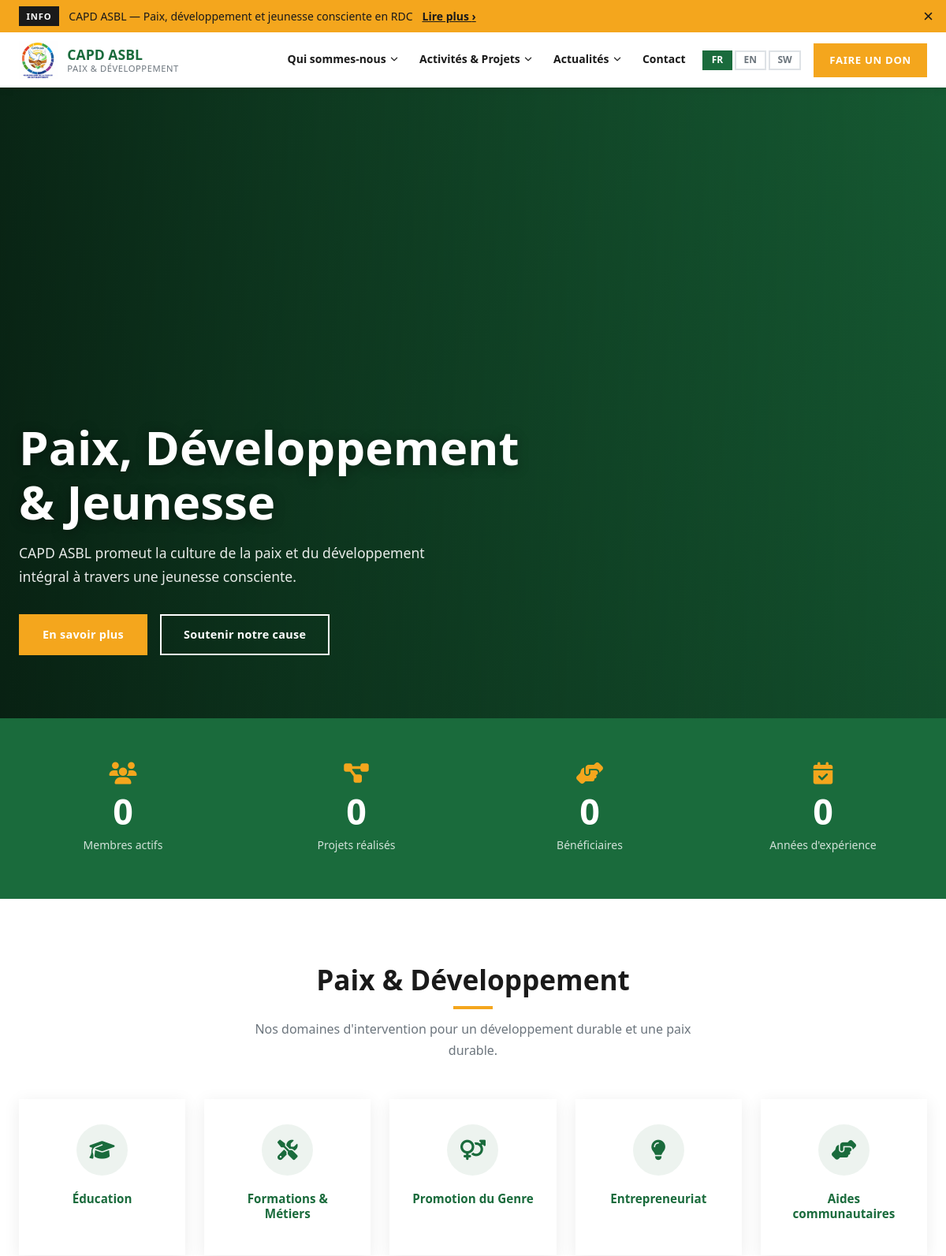
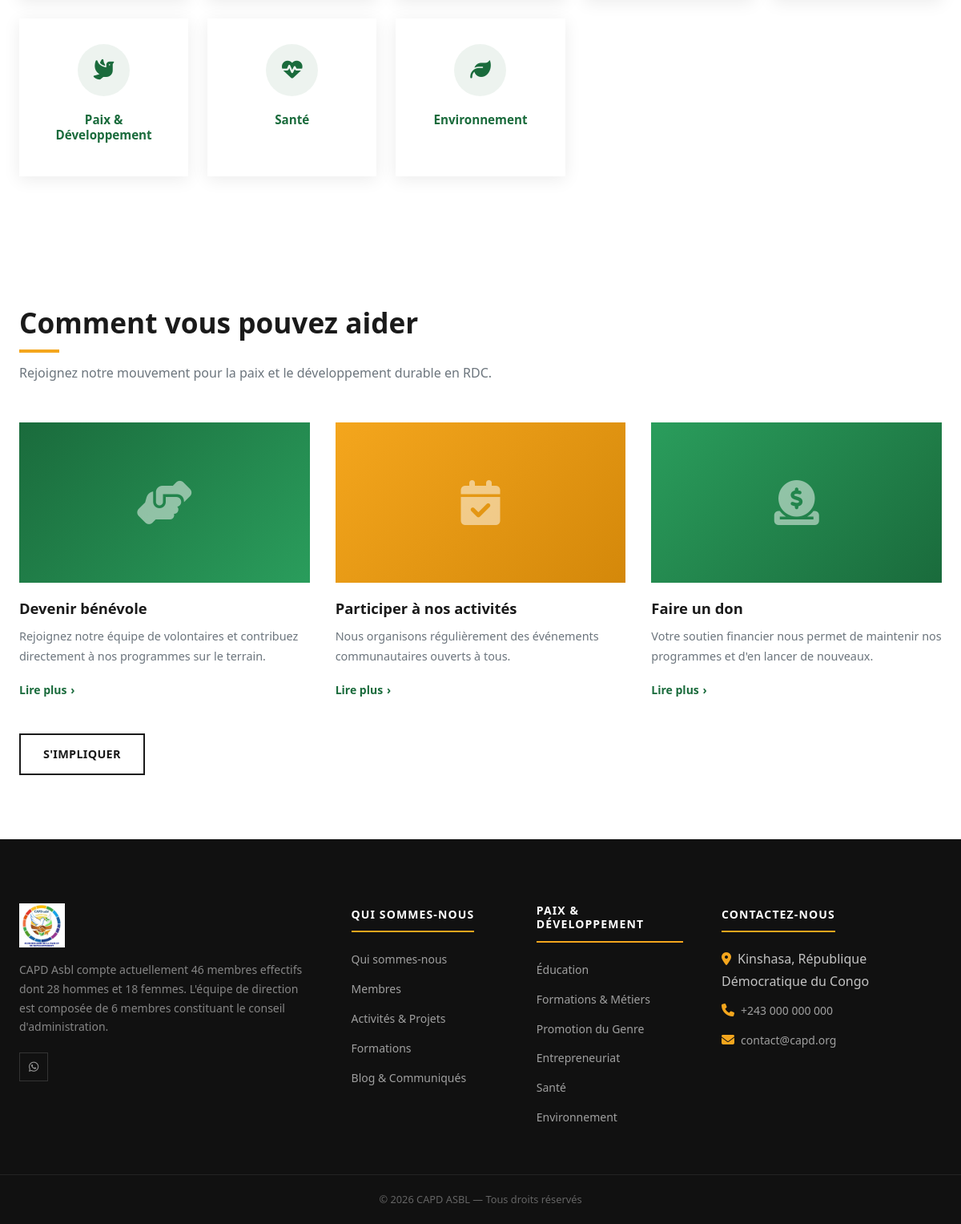
The page / on the database its author committed (2 pictures, top to bottom).
### tables this page shows
CREATE TABLE settings (
    id INT AUTO_INCREMENT PRIMARY KEY,
    setting_key VARCHAR(100) NOT NULL UNIQUE,
    setting_value TEXT,
    updated_at TIMESTAMP DEFAULT CURRENT_TIMESTAMP ON UPDATE CURRENT_TIMESTAMP
);

CREATE TABLE stats (
    id INT AUTO_INCREMENT PRIMARY KEY,
    label_fr VARCHAR(100),
    label_en VARCHAR(100),
    label_sw VARCHAR(100),
    value VARCHAR(50),
    icon VARCHAR(50),
    display_order INT DEFAULT 0
);

### helpers.php (called while the page is built, shortened)
<?php
function getLang(): string {
    return $_SESSION['lang'] ?? DEFAULT_LANG;
}
function t(string $key): string {
    static $strings = null;
    if ($strings === null) {
        $lang = getLang();
        $file = __DIR__ . "/lang/{$lang}.php";
        $strings = file_exists($file) ? require $file : require __DIR__ . '/lang/fr.php';
    }
    return $strings[$key] ?? $key;
}
function loc(array $row, string $field): string {
    $lang = getLang();
    return $row["{$field}_{$lang}"] ?? $row["{$field}_fr"] ?? '';
}
function e(string $str): string {
    return htmlspecialchars($str, ENT_QUOTES, 'UTF-8');
}
function activeClass(string $page): string {
    $current = basename($_SERVER['PHP_SELF'], '.php');
    return $current === $page ? 'active' : '';
}

### db.php (called while the page is built, shortened)
<?php
function db(): mysqli {
    static $conn = null;
    if ($conn === null) {
        $conn = new mysqli(DB_HOST, DB_USER, DB_PASS, DB_NAME);
        $conn->set_charset('utf8mb4');
    }
    return $conn;
}
function _buildTypes(array $params): string {
    $types = '';
    foreach ($params as $v) {
        if (is_int($v) || is_bool($v))   $types .= 'i';
        elseif (is_float($v))            $types .= 'd';
        else                             $types .= 's';
    }
    return $types;
}
function query(string $sql, $typesOrParams = '', array $params = []) {
    $db = db();
    if (is_array($typesOrParams)) {
        $params = $typesOrParams;
        $types  = _buildTypes($params);
    } else {
        $types = $typesOrParams;
    }
    if ($types !== '' && count($params) > 0) {
        $stmt = $db->prepare($sql);
        $stmt->bind_param($types, ...$params);
        if (!$stmt->execute()) {
            _dbError('Execute failed', $stmt->error);
        }
        $result = $stmt->get_result();
        return $result !== false ? $result : true;
    }
    $result = $db->query($sql);
    return $result;
}
function fetchAll(string $sql, $typesOrParams = '', array $params = []): array {
    $result = query($sql, $typesOrParams, $params);
    if ($result instanceof mysqli_result) {
        return $result->fetch_all(MYSQLI_ASSOC);
    }
    return [];
}
function fetchOne(string $sql, $typesOrParams = '', array $params = []): ?array {
    $result = query($sql, $typesOrParams, $params);
    if ($result instanceof mysqli_result) {
        return $result->fetch_assoc() ?: null;
    }
    return null;
}
function getSetting(string $key): string {
    $row = fetchOne("SELECT setting_value FROM settings WHERE setting_key = ?", [$key]);
    return $row['setting_value'] ?? '';
}

### index.php (the view, shortened to what this page needs)
<?php
require_once 'includes/header.php';
$slides   = fetchAll("SELECT * FROM hero_slides WHERE is_active=1 ORDER BY display_order ASC");
$stats    = fetchAll("SELECT * FROM stats ORDER BY display_order ASC");
$domains  = [
  ['icon'=>'fa-graduation-cap', 'key'=>'education'],
  ['icon'=>'fa-tools',          'key'=>'formations'],
  ['icon'=>'fa-venus-mars',     'key'=>'genre'],
  ['icon'=>'fa-lightbulb',      'key'=>'entrepreneuriat'],
  ['icon'=>'fa-hands-helping',  'key'=>'aide'],
  ['icon'=>'fa-dove',           'key'=>'paix'],
  ['icon'=>'fa-heartbeat',      'key'=>'sante'],
  ['icon'=>'fa-leaf',           'key'=>'environnement'],
];
?>
<section class="hero" aria-label="Bannière principale">
  <?php if ($slides): foreach ($slides as $s): ?>
  <div class="hero-slide" style="background-image:url('<?= BASE_URL ?>/uploads/<?= e($s['image']) ?>')">
    <div class="hero-overlay"></div>
  </div>
  <?php endforeach; else: ?>
  <div class="hero-slide active" style="background:linear-gradient(135deg,#1a6b3c,#124d2b)">
    <div class="hero-overlay"></div>
  </div>
  <?php endif; ?>
  <div class="hero-content container">
    <?php if ($slides): $s = $slides[0]; ?>
    <div class="hero-text">
      <h1><?= e(loc($s, 'title')) ?></h1>
      <p><?= e(loc($s, 'subtitle')) ?></p>
      <div class="hero-buttons">
        <?php if ($s['btn1_url']): ?>
        <a href="<?= e($s['btn1_url']) ?>" class="btn btn-accent"><?= e(loc($s, 'btn1_label')) ?></a>
        <?php endif; ?>
        <?php if ($s['btn2_url']): ?>
        <a href="<?= e($s['btn2_url']) ?>" class="btn btn-outline"><?= e(loc($s, 'btn2_label')) ?></a>
        <?php endif; ?>
      </div>
    </div>
    <?php else: ?>
    <div class="hero-text">
      <h1>Paix, Développement &amp; Jeunesse</h1>
      <p>CAPD ASBL promeut la culture de la paix et du développement intégral à travers une jeunesse consciente.</p>
      <div class="hero-buttons">
        <a href="about.php" class="btn btn-accent"><?= t('hero_btn_learn') ?></a>
        <a href="contact.php" class="btn btn-outline"><?= t('hero_btn_donate') ?></a>
      </div>
    </div>
    <?php endif; ?>
  </div>
</section>
<?php if ($stats): ?>
<section class="stats-bar" aria-label="<?= t('stats_title') ?>">
  <div class="container">
    <div class="stats-grid">
      <?php foreach ($stats as $stat): ?>
      <div class="stat-item">
        <i class="fas <?= e($stat['icon']) ?>" aria-hidden="true"></i>
        <span class="stat-number" data-target="<?= e($stat['value']) ?>">0</span>
        <div class="stat-label"><?= e(loc($stat, 'label')) ?></div>
      </div>
      <?php endforeach; ?>
    </div>
  </div>
</section>
<?php endif; ?>
<section class="section" aria-labelledby="domains-title">
  <div class="container">
    <div class="section-title centered">
      <h2 id="domains-title"><?= t('domain_paix') ?></h2>
      <p>Nos domaines d'intervention pour un développement durable et une paix durable.</p>
    </div>
    <div class="domains-grid">
      <?php foreach ($domains as $d): ?>
      <div class="domain-card">
        <div class="domain-icon"><i class="fas <?= $d['icon'] ?>" aria-hidden="true"></i></div>
        <h3><?= t('domain_' . $d['key']) ?></h3>
      </div>
      <?php endforeach; ?>
    </div>
  </div>
</section>
<section class="section" aria-labelledby="help-title">
  <div class="container">
    <div class="section-title">
      <h2 id="help-title">Comment vous pouvez aider</h2>
      <p>Rejoignez notre mouvement pour la paix et le développement durable en RDC.</p>
    </div>
    <div class="help-grid">
      <div class="help-item">
        <div style="height:200px;background:linear-gradient(135deg,var(--primary),var(--primary-light));display:flex;align-items:center;justify-content:center;margin-bottom:1.25rem">
          <i class="fas fa-hands-helping" style="font-size:3.5rem;color:rgba(255,255,255,.5)"></i>
        </div>
        <h3>Devenir bénévole</h3>
        <p>Rejoignez notre équipe de volontaires et contribuez directement à nos programmes sur le terrain.</p>
        <a href="contact.php" class="read-more-link"><?= t('read_more') ?></a>
      </div>
      <div class="help-item">
        <div style="height:200px;background:linear-gradient(135deg,var(--accent),var(--accent-dark));display:flex;align-items:center;justify-content:center;margin-bottom:1.25rem">
          <i class="fas fa-calendar-check" style="font-size:3.5rem;color:rgba(255,255,255,.5)"></i>
        </div>
        <h3>Participer à nos activités</h3>
        <p>Nous organisons régulièrement des événements communautaires ouverts à tous.</p>
        <a href="activities.php" class="read-more-link"><?= t('read_more') ?></a>
      </div>
      <div class="help-item">
        <div style="height:200px;background:linear-gradient(135deg,#2a9d5c,#1a6b3c);display:flex;align-items:center;justify-content:center;margin-bottom:1.25rem">
          <i class="fas fa-donate" style="font-size:3.5rem;color:rgba(255,255,255,.5)"></i>
        </div>
        <h3>Faire un don</h3>
        <p>Votre soutien financier nous permet de maintenir nos programmes et d'en lancer de nouveaux.</p>
        <a href="contact.php#donate" class="read-more-link"><?= t('read_more') ?></a>
      </div>
    </div>
    <div style="margin-top:2.5rem">
      <a href="donate.php" class="btn btn-outline-dark">S'IMPLIQUER</a>
    </div>
  </div>
</section>
<?php require_once 'includes/footer.php'; ?>

### includes/header.php (shortened to what this page needs)
<?php
require_once __DIR__ . '/../helpers.php';
require_once __DIR__ . '/../db.php';
$siteName = getSetting('site_name') ?: 'CAPD ASBL';
$currentLang = getLang();
?>
<!DOCTYPE html>
<html lang="<?= $currentLang ?>">
<head>
  <link rel="stylesheet" href="https://cdnjs.cloudflare.com/ajax/libs/font-awesome/6.5.0/css/all.min.css">
  <link rel="stylesheet" href="<?= BASE_URL ?>/assets/css/style.css">
</head>
<body>
<div class="announce-bar" id="announceBar">
  <div class="announce-inner">
    <span class="announce-tag">INFO</span>
    <span>CAPD ASBL — Paix, développement et jeunesse consciente en RDC</span>
    <a href="<?= BASE_URL ?>/about.php"><?= t('read_more') ?> &rsaquo;</a>
  </div>
  <button class="announce-close" onclick="document.getElementById('announceBar').style.display='none'" aria-label="Fermer">&times;</button>
</div>
<nav class="navbar" id="mainNavbar" role="navigation" aria-label="Navigation principale">
  <div class="navbar-inner">
    <a href="<?= BASE_URL ?>" class="navbar-brand">
      <img src="<?= BASE_URL ?>/images/logo-capd-300x292.png" alt="<?= e($siteName) ?> logo">
      <div class="brand-text">
        <span class="brand-name"><?= e($siteName) ?></span>
        <span class="brand-sub">Paix &amp; Développement</span>
      </div>
    </a>
    <ul class="navbar-nav desktop-nav" role="list">
      <li class="nav-item has-dropdown">
        <a href="<?= BASE_URL ?>/about.php" class="nav-link <?= activeClass('about') ?>">
          <?= t('nav_about') ?> <i class="fas fa-chevron-down nav-arrow"></i>
        </a>
      </li>
      <li class="nav-item has-dropdown">
        <a href="<?= BASE_URL ?>/activities.php" class="nav-link <?= activeClass('activities') ?>">
          <?= t('nav_activities') ?> <i class="fas fa-chevron-down nav-arrow"></i>
        </a>
      </li>
      <li class="nav-item has-dropdown">
        <a href="<?= BASE_URL ?>/blog.php" class="nav-link <?= activeClass('blog') ?>">
          Actualités <i class="fas fa-chevron-down nav-arrow"></i>
        </a>
      </li>
      <li class="nav-item">
        <a href="<?= BASE_URL ?>/contact.php" class="nav-link <?= activeClass('contact') ?>"><?= t('nav_contact') ?></a>
      </li>
      <li class="nav-item nav-lang-desktop">
        <div class="lang-switcher">
          <?php foreach (LANGUAGES as $code => $label): ?>
            <a href="?lang=<?= $code ?>"
               class="<?= $currentLang === $code ? 'active' : '' ?>"
               hreflang="<?= $code ?>"
               aria-label="<?= $label ?>">
              <?= strtoupper($code) ?>
            </a>
          <?php endforeach; ?>
        </div>
      </li>
    </ul>
    <div class="navbar-right">
      <a href="<?= BASE_URL ?>/donate.php" class="btn-donate"><?= t('nav_donate') ?></a>
    </div>
  </div>
</nav>

### includes/footer.php (shortened to what this page needs)
<?php
$phone     = getSetting('phone');
$email_f   = getSetting('site_email');
$address   = getSetting('address_' . getLang()) ?: getSetting('address_fr');
?>
<footer class="footer" role="contentinfo">
  <div class="container">
    <div class="footer-grid">
      <div class="footer-brand">
        <img src="<?= BASE_URL ?>/images/logo-capd-300x292.png" alt="CAPD ASBL">
        <p><?= t('about_members_summary') ?></p>
        <div class="footer-social">
          <?php if ($phone): ?><a href="https://wa.me/<?= preg_replace('/\D/', '', $phone) ?>" target="_blank" rel="noopener" aria-label="WhatsApp"><i class="fab fa-whatsapp"></i></a><?php endif; ?>
        </div>
      </div>
      <div>
        <h4><?= t('nav_about') ?></h4>
        <ul>
          <li><a href="<?= BASE_URL ?>/about.php"><?= t('nav_about') ?></a></li>
          <li><a href="<?= BASE_URL ?>/members.php"><?= t('nav_members') ?></a></li>
          <li><a href="<?= BASE_URL ?>/activities.php"><?= t('nav_activities') ?></a></li>
          <li><a href="<?= BASE_URL ?>/formations.php"><?= t('nav_formations') ?></a></li>
          <li><a href="<?= BASE_URL ?>/blog.php"><?= t('nav_blog') ?></a></li>
        </ul>
      </div>
      <div>
        <h4><?= t('domain_paix') ?></h4>
        <ul>
          <li><a href="#"><?= t('domain_education') ?></a></li>
          <li><a href="#"><?= t('domain_formations') ?></a></li>
          <li><a href="#"><?= t('domain_genre') ?></a></li>
          <li><a href="#"><?= t('domain_entrepreneuriat') ?></a></li>
          <li><a href="#"><?= t('domain_sante') ?></a></li>
          <li><a href="#"><?= t('domain_environnement') ?></a></li>
        </ul>
      </div>
      <div>
        <h4><?= t('contact_title') ?></h4>
        <ul>
          <?php if ($address): ?>
          <li><i class="fas fa-map-marker-alt" style="color:var(--accent);margin-right:.5rem"></i><?= e($address) ?></li>
          <?php endif; ?>
          <?php if ($phone): ?>
          <li><i class="fas fa-phone" style="color:var(--accent);margin-right:.5rem"></i><a href="tel:<?= e($phone) ?>"><?= e($phone) ?></a></li>
          <?php endif; ?>
          <?php if ($email_f): ?>
          <li><i class="fas fa-envelope" style="color:var(--accent);margin-right:.5rem"></i><a href="mailto:<?= e($email_f) ?>"><?= e($email_f) ?></a></li>
          <?php endif; ?>
        </ul>
      </div>
    </div>
  </div>
  <div class="footer-bottom">
    <div class="container">
      &copy; <?= date('Y') ?> <?= e($siteName) ?> — <?= t('footer_rights') ?>
    </div>
  </div>
</footer>
</body>
</html>

### rows shown on the page
settings: setting_value "CAPD ASBL"
stats: label_fr "Membres actifs"
stats: label_fr "Projets réalisés"
stats: label_fr "Bénéficiaires"
stats: label_fr "Années d'expérience"
settings: setting_value "Kinshasa, République Démocratique du Congo"
settings: setting_value "+243 000 000 000"
settings: setting_value "contact@capd.org"

### other values the page prints
t('read_more') "Lire plus"
t('nav_about') "Qui sommes-nous"
t('nav_activities') "Activités & Projets"
t('nav_contact') "Contact"
$code "FR"
$code "EN"
$code "SW"
t('nav_donate') "FAIRE UN DON"
t('hero_btn_learn') "En savoir plus"
t('hero_btn_donate') "Soutenir notre cause"
t('domain_paix') "Paix & Développement"
t('domain_' . $d['key']) "Éducation"
t('domain_' . $d['key']) "Formations & Métiers"
t('domain_' . $d['key']) "Promotion du Genre"
t('domain_' . $d['key']) "Entrepreneuriat"
